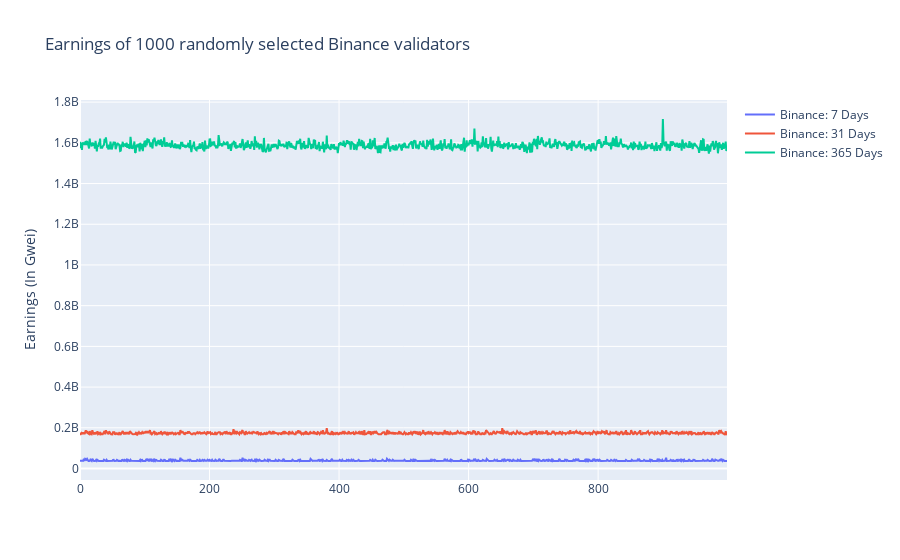

The code cell stored with this chart in its notebook:
### Markdown cell above
#### Binance

### Code cell
import plotly.graph_objects as go

fig = go.Figure(data=[
    go.Scatter(name='Binance: 7 Days', x=lst, y = list(binance_earnings_7d.values())),
    go.Scatter(name='Binance: 31 Days', x=lst, y=list(binance_earnings_31d.values())),
    go.Scatter(name='Binance: 365 Days', x=lst, y=list(binance_earnings_365d.values()))
])

fig.update_layout(
    bargap=0.1,
    title = "Earnings of 1000 randomly selected Binance validators")

fig.update_yaxes(title="Earnings (In Gwei)")


fig.show()

### Figure 1 — Plotly figure (JSON) as saved in the notebook; plotly's stock layout.template omitted (floating-point values rounded to 4 significant figures; data arrays with more than 128 entries replaced by an {"elided": "..."} marker saying what was removed)
{"data": [{"name": "Binance: 7 Days", "type": "scatter", "x": {"elided": "1000 int values"}, "y": {"elided": "1000 int values"}}, {"name": "Binance: 31 Days", "type": "scatter", "x": {"elided": "1000 int values"}, "y": {"elided": "1000 int values"}}, {"name": "Binance: 365 Days", "type": "scatter", "x": {"elided": "1000 int values"}, "y": {"elided": "1000 int values"}}], "layout": {"autosize": true, "bargap": 0.1, "title": {"text": "Earnings of 1000 randomly selected Binance validators"}, "xaxis": {"autorange": true, "range": [0, 999], "type": "linear"}, "yaxis": {"autorange": true, "range": [-56470000.0, 1810000000.0], "title": {"text": "Earnings (In Gwei)"}, "type": "linear"}}}
